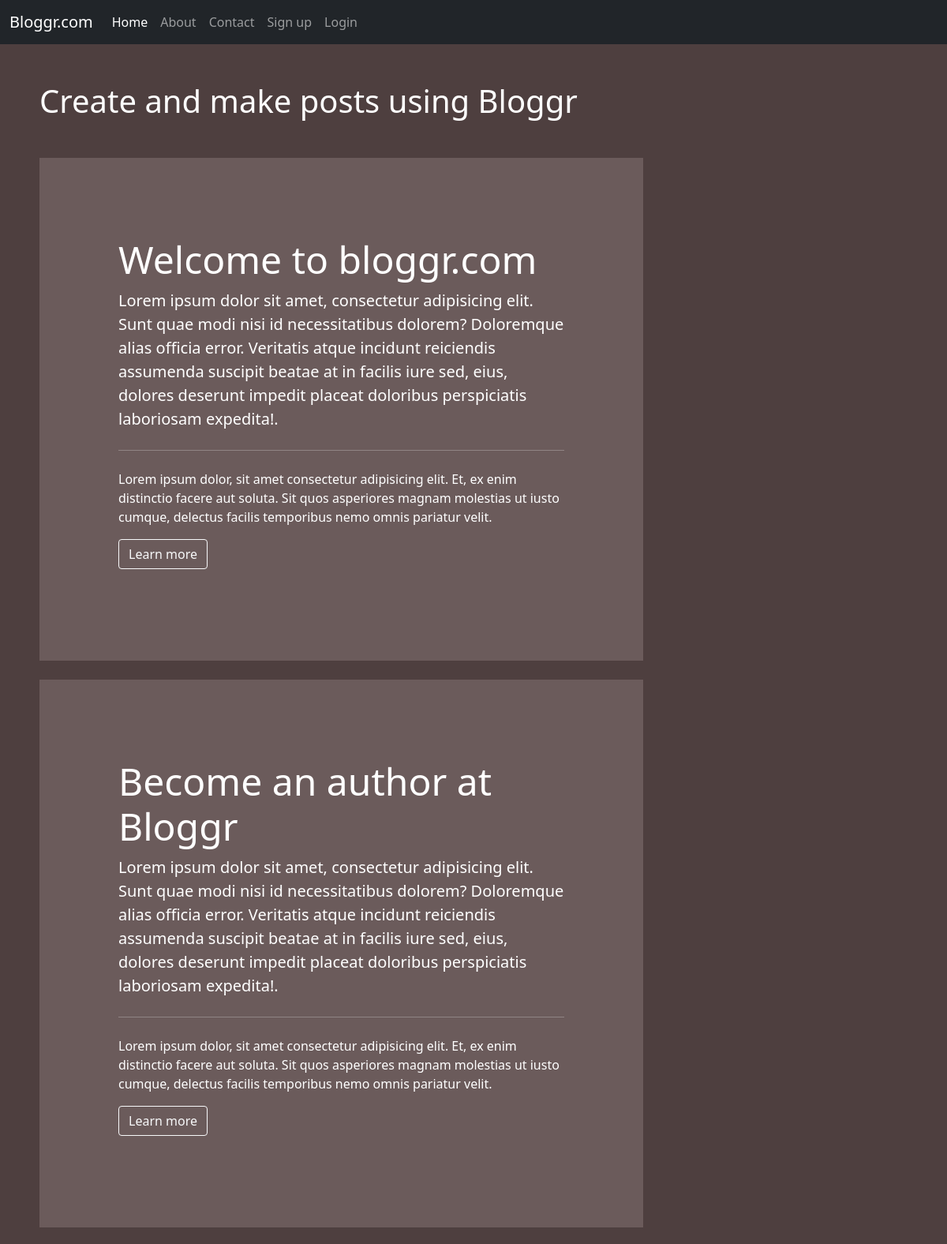
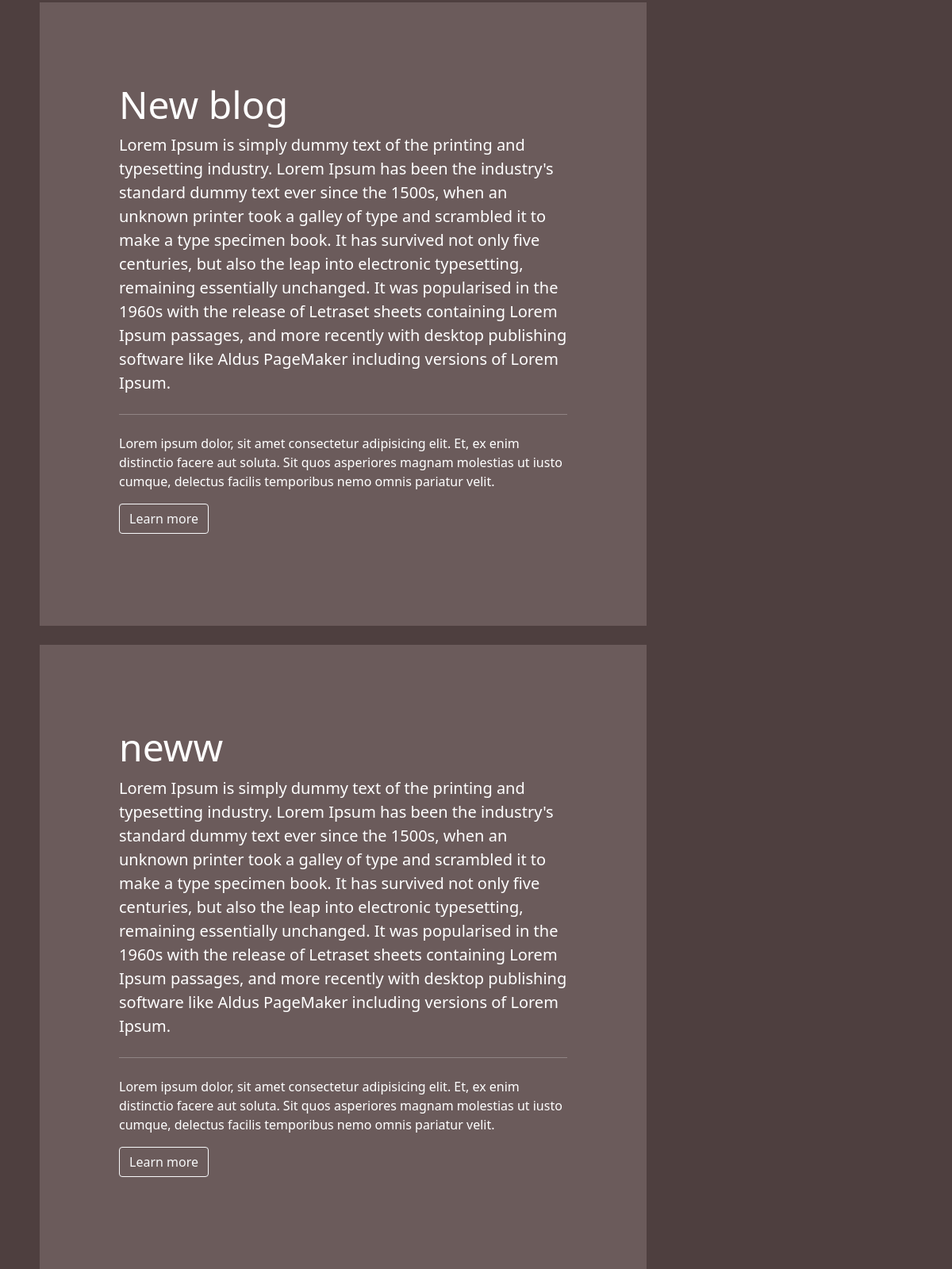
The page / on the database its author committed (2 pictures, top to bottom).
### blog/models.py (models this page shows)
class Blog_post(models.Model):
    title=models.CharField(max_length=200)
    description=models.TextField()

### blog/views.py (the view)
# urls.py: path('',views.home,name='home'),
def home(request):
    posts=Blog_post.objects.all()
    return render(request,'blog/home.html',{'posts':posts})

### blog/templates/blog/home.html
{% extends 'blog/base.html' %} {% load static %} {% block content %}
<div class="col-sm-10">
  <h1 class="text-white my-5">Create and make posts using Bloggr</h1>
  <div class="jumbotron jumbo-color">
    <h1 class="display-5">Welcome to bloggr.com</h1>
    <p class="lead">
      Lorem ipsum dolor sit amet, consectetur adipisicing elit. Sunt quae modi
      nisi id necessitatibus dolorem? Doloremque alias officia error. Veritatis
      atque incidunt reiciendis assumenda suscipit beatae at in facilis iure
      sed, eius, dolores deserunt impedit placeat doloribus perspiciatis
      laboriosam expedita!.
    </p>
    <hr class="my-4" />
    <p>
      Lorem ipsum dolor, sit amet consectetur adipisicing elit. Et, ex enim
      distinctio facere aut soluta. Sit quos asperiores magnam molestias ut
      iusto cumque, delectus facilis temporibus nemo omnis pariatur velit.
    </p>
    <p class="lead">
      <a class="btn btn-outline-light btn-rounded" href="#" role="button"
        >Learn more</a
      >
    </p>
  </div>
  <br />
  <div class="jumbotron jumbo-color">
    <h1 class="display-5">Become an author at Bloggr</h1>
    <p class="lead">
      Lorem ipsum dolor sit amet, consectetur adipisicing elit. Sunt quae modi
      nisi id necessitatibus dolorem? Doloremque alias officia error. Veritatis
      atque incidunt reiciendis assumenda suscipit beatae at in facilis iure
      sed, eius, dolores deserunt impedit placeat doloribus perspiciatis
      laboriosam expedita!.
    </p>
    <hr class="my-4" />
    <p>
      Lorem ipsum dolor, sit amet consectetur adipisicing elit. Et, ex enim
      distinctio facere aut soluta. Sit quos asperiores magnam molestias ut
      iusto cumque, delectus facilis temporibus nemo omnis pariatur velit.
    </p>
    <p class="lead">
      <a class="btn btn-outline-light btn-rounded" href="#" role="button"
        >Learn more</a
      >
    </p>
  </div>
  {% for post in posts %}
  <br>
  <div class="jumbotron jumbo-color">
    <h1 class="display-5">{{post.title}}</h1>
    <p class="lead">
     {{post.description}}
    </p>
    <hr class="my-4" />
    <p>
      Lorem ipsum dolor, sit amet consectetur adipisicing elit. Et, ex enim
      distinctio facere aut soluta. Sit quos asperiores magnam molestias ut
      iusto cumque, delectus facilis temporibus nemo omnis pariatur velit.
    </p>
    <p class="lead">
      <a class="btn btn-outline-light btn-rounded" href="#" role="button"
        >Learn more</a
      >
    </p>
  </div>
  {% endfor %}
</div>
{% endblock content %}

### blog/static/blog/css/style.css (style rules this page uses)
body { background-color: rgb(78, 63, 63); color: antiquewhite; }
.jumbo-color { color: #FFFFFF; background-color: rgb(107, 91, 91); padding-right: 100px; padding-left: 100px; padding-top: 100px; padding-bottom: 100px; }

### rows shown on the page
Blog_post: title "New blog", description "Lorem Ipsum is simply dummy text of the printing and typesetting industry. Lorem Ipsum has been the industry's standard dummy text ever since the 1500s, when an unknown printer took a galley of type and scrambled it to make a type specimen book. It has survived not only five centuries, but also the leap into electronic typesetting, remaining essentially unchanged. It was popularised in the 1960s with the release of Letraset sheets containing Lorem Ipsum passages, and more recently with desktop publishing software like Aldus PageMaker including versions of Lorem Ipsum."
Blog_post: title "neww", description "Lorem Ipsum is simply dummy text of the printing and typesetting industry. Lorem Ipsum has been the industry's standard dummy text ever since the 1500s, when an unknown printer took a galley of type and scrambled it to make a type specimen book. It has survived not only five centuries, but also the leap into electronic typesetting, remaining essentially unchanged. It was popularised in the 1960s with the release of Letraset sheets containing Lorem Ipsum passages, and more recently with desktop publishing software like Aldus PageMaker including versions of Lorem Ipsum."
